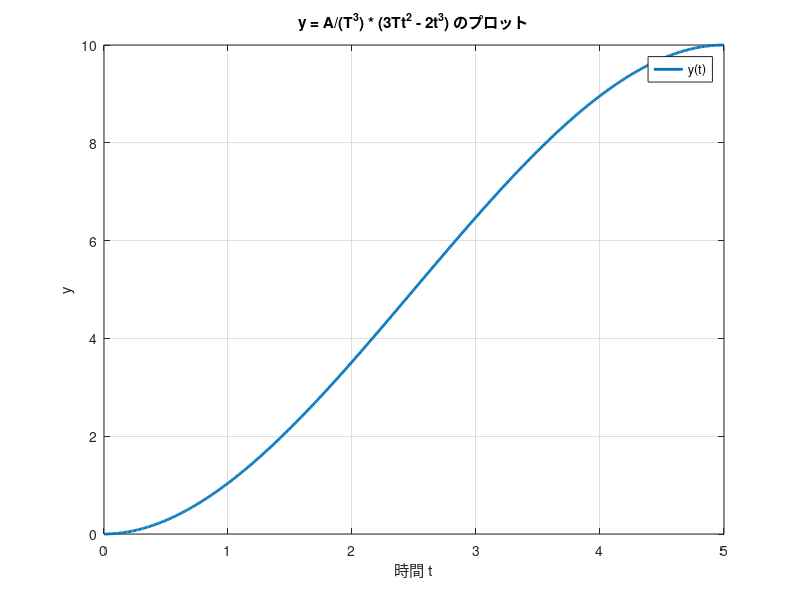

Write the MATLAB code that produced this figure.
% パラメータの設定
A = 10;
T = 5;

% 時間ベクトル t の生成 (0からTまで0.01刻み)
t = 0:0.01:T;

% y の計算
% ベクトル演算に対応するため、乗算(*)とべき乗(^)の前にドット(.)を付けます
y = A/(T^3) * (3*T*t.^2 - 2*t.^3);
% Vmax = 3A/2T

% グラフのプロット
figure; % 新しいウィンドウでプロットを表示
plot(t, y, 'LineWidth', 2); % 線を太くして見やすくする

% グラフの装飾
grid on; % グリッドを表示
title('y = A/(T^3) * (3Tt^2 - 2t^3) のプロット'); % タイトル
xlabel('時間 t'); % x軸ラベル
ylabel('y'); % y軸ラベル
legend('y(t)'); % 凡例